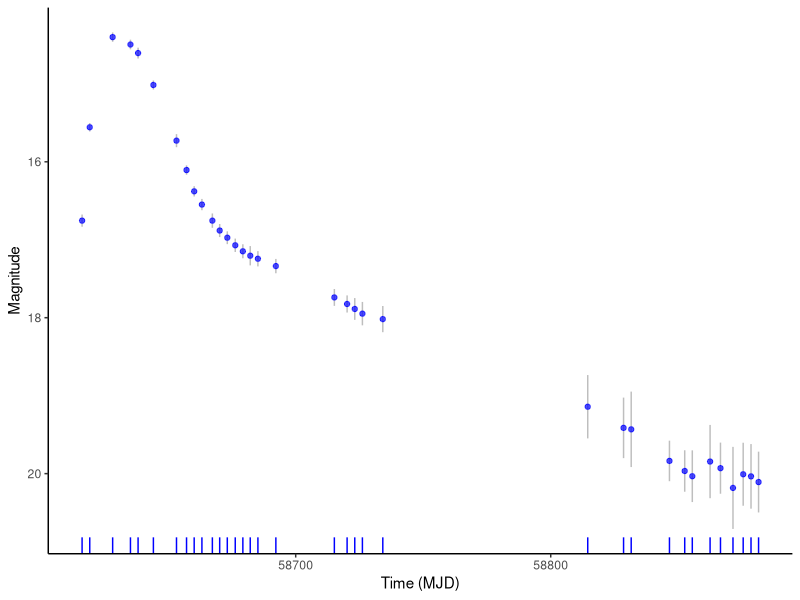
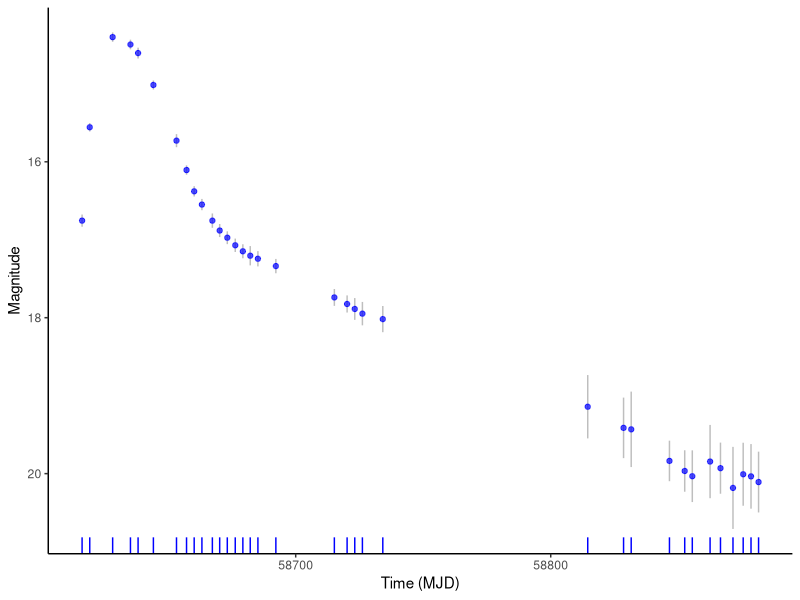

Generate these figures, in order, with R:
## ---- chunk 1
library(conflicted)
library(readr)
library(dplyr)
library(ggplot2)
library(here)
## ---- chunk 2
SN2019fck_df <- read_csv(here("data_raw", "ZTF18aaqkcso_difference_photometry.csv"),
                         col_types = "dfddf")

glimpse(SN2019fck_df)
summary(SN2019fck_df)
## ---- chunk 3
#| fig-width: 10
#| fig-height: 4.5
#| message: false
SN2019fck_df |> 
  dplyr::filter(filter == "g", flux_status == "positive") |> 
  ggplot() +
  aes(x = MJD, y = magpsf)  +
  geom_linerange(aes(ymin = magpsf - 2*magpsf_error, ymax = magpsf + 2*magpsf_error),
                 colour = "gray") +
  geom_point(colour = "blue", alpha = 0.7) +
  geom_rug(sides = "b", colour = "blue") +
  scale_y_reverse() +
  labs(x = "Time (MJD)", y = "Magnitude") +
  theme_classic()

ggsave(here("figures", "SN2019fck_magn.jpg"))
